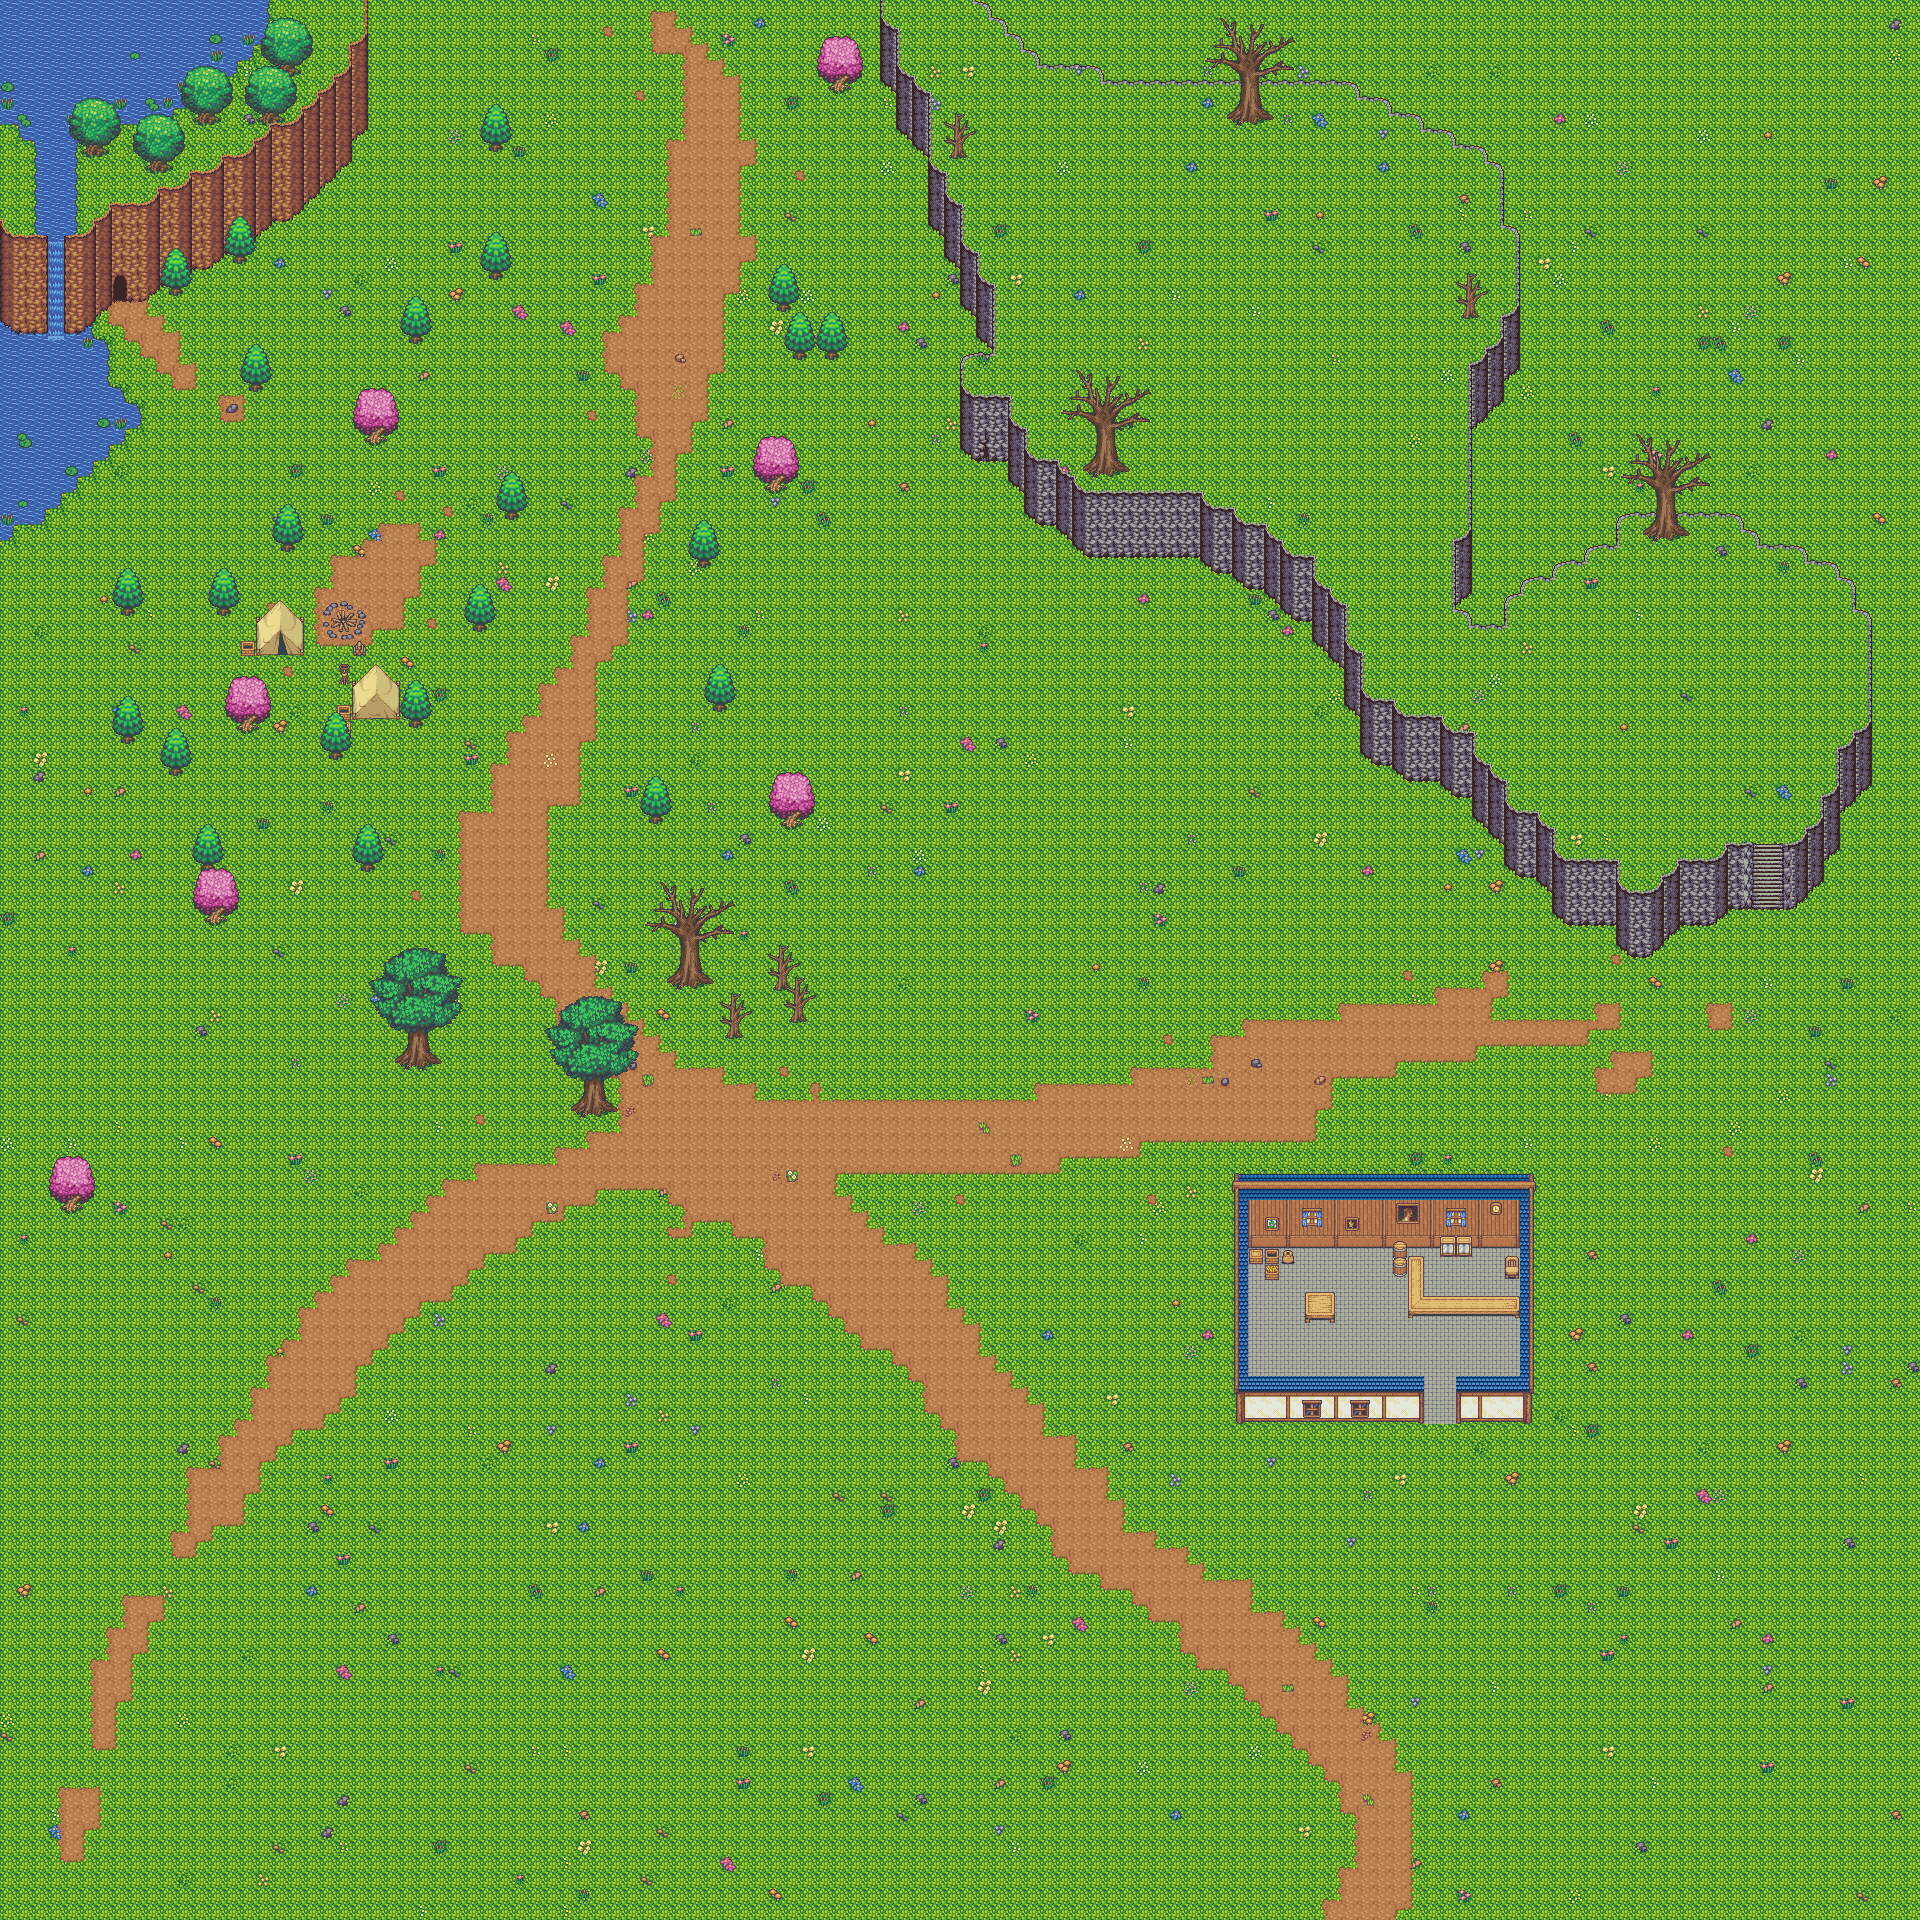

A level layout from a 2D game, rendered from its tile map. Below: a short description, then the map file with tile-grid data replaced by summaries:
An orthogonal 120x120 tile map with 16x16 px tiles, 25 tile layers (Water/Bottom, WaterDecor1, Ground1, Ground2, ...), 10 tilesets.

<map version="1.2" tiledversion="1.3.2" orientation="orthogonal" renderorder="right-down" compressionlevel="0" width="120" height="120" tilewidth="16" tileheight="16" infinite="0" nextlayerid="28" nextobjectid="1">
 <tileset firstgid="1" source="Tilesets/Animated Liquids.tsx" />
 <tileset firstgid="181" source="Tilesets/Terrains.tsx" />
 <tileset firstgid="805" source="Tilesets/Cliff Masks.tsx" />
 <tileset firstgid="1645" source="Tilesets/OutdoorGroundProps1.tsx" />
 <tileset firstgid="1745" source="Tilesets/Trees1.tsx" />
 <tileset firstgid="2345" source="Tilesets/ExteriorWalls.tsx" />
 <tileset firstgid="2745" source="Tilesets/InteriorWalls.tsx" />
 <tileset firstgid="3051" source="Tilesets/RoofParts.tsx" />
 <tileset firstgid="3451" source="Tilesets/IndoorGroundProps.tsx" />
 <tileset firstgid="3601" source="Tilesets/WallAndCliffProps.tsx" />
 <layer id="2" name="Water/Bottom" width="120" height="120">
  <data>[14400 cells, 228 non-empty, 2 distinct tile ids]</data>
 </layer>
 <layer id="24" name="WaterDecor1" width="120" height="120">
  <data>[14400 cells, 19 non-empty, 6 distinct tile ids]</data>
 </layer>
 <layer id="3" name="Ground1" width="120" height="120">
  <data>[14400 cells, 14367 non-empty, 61 distinct tile ids]</data>
 </layer>
 <layer id="4" name="Ground2" width="120" height="120">
  <data>[14400 cells, 14400 non-empty, 40 distinct tile ids]</data>
 </layer>
 <layer id="5" name="Ground3" width="120" height="120">
  <data>[14400 cells, 0 non-empty, 0 distinct tile ids]</data>
 </layer>
 <layer id="6" name="GroundDecor1" width="120" height="120">
  <data>[14400 cells, 9 non-empty, 9 distinct tile ids]</data>
 </layer>
 <layer id="7" name="Floor1" width="120" height="120">
  <data>[14400 cells, 172 non-empty, 1 distinct tile ids]</data>
 </layer>
 <layer id="8" name="Floor2" width="120" height="120">
  <data>[14400 cells, 0 non-empty, 0 distinct tile ids]</data>
 </layer>
 <layer id="9" name="Floor3" width="120" height="120">
  <data>[14400 cells, 0 non-empty, 0 distinct tile ids]</data>
 </layer>
 <layer id="10" name="FloorDecor1" width="120" height="120">
  <data>[14400 cells, 0 non-empty, 0 distinct tile ids]</data>
 </layer>
 <layer id="11" name="GroundObjects1" width="120" height="120">
  <data>[14400 cells, 130 non-empty, 30 distinct tile ids]</data>
 </layer>
 <layer id="12" name="GroundObjects2" width="120" height="120">
  <data>[14400 cells, 0 non-empty, 0 distinct tile ids]</data>
 </layer>
 <layer id="13" name="FloorObjects1" width="120" height="120">
  <data>[14400 cells, 34 non-empty, 24 distinct tile ids]</data>
 </layer>
 <layer id="14" name="FloorObjects2" width="120" height="120">
  <data>[14400 cells, 0 non-empty, 0 distinct tile ids]</data>
 </layer>
 <layer id="25" name="CliffBases" width="120" height="120">
  <data>[14400 cells, 272 non-empty, 6 distinct tile ids]</data>
 </layer>
 <layer id="15" name="CliffTerrain/Stairs/Ladders/ExteriorWalls" width="120" height="120">
  <data>[14400 cells, 14225 non-empty, 58 distinct tile ids]</data>
 </layer>
 <layer id="16" name="CliffDecor/ExteriorWallDecor/Waterfalls" width="120" height="120">
  <data>[14400 cells, 16 non-empty, 8 distinct tile ids]</data>
 </layer>
 <layer id="17" name="InteriorWalls" width="120" height="120">
  <data>[14400 cells, 109 non-empty, 18 distinct tile ids]</data>
 </layer>
 <layer id="18" name="InteriorWallDecor" width="120" height="120">
  <data>[14400 cells, 15 non-empty, 11 distinct tile ids]</data>
 </layer>
 <layer id="26" name="RoofParts" width="120" height="120">
  <data>[14400 cells, 0 non-empty, 0 distinct tile ids]</data>
 </layer>
 <layer id="27" name="Roof Decor" width="120" height="120">
  <data>[14400 cells, 36 non-empty, 4 distinct tile ids]</data>
 </layer>
 <layer id="21" name="Billboards/WallSigns" width="120" height="120">
  <data>[14400 cells, 0 non-empty, 0 distinct tile ids]</data>
 </layer>
 <layer id="20" name="Billboard/SignDecor" width="120" height="120">
  <data>[14400 cells, 0 non-empty, 0 distinct tile ids]</data>
 </layer>
 <layer id="22" name="AlwaysAbove1" width="120" height="120">
  <data>[14400 cells, 470 non-empty, 101 distinct tile ids]</data>
 </layer>
 <layer id="23" name="AlwaysAbove2" width="120" height="120">
  <data>[14400 cells, 0 non-empty, 0 distinct tile ids]</data>
 </layer>
</map>
